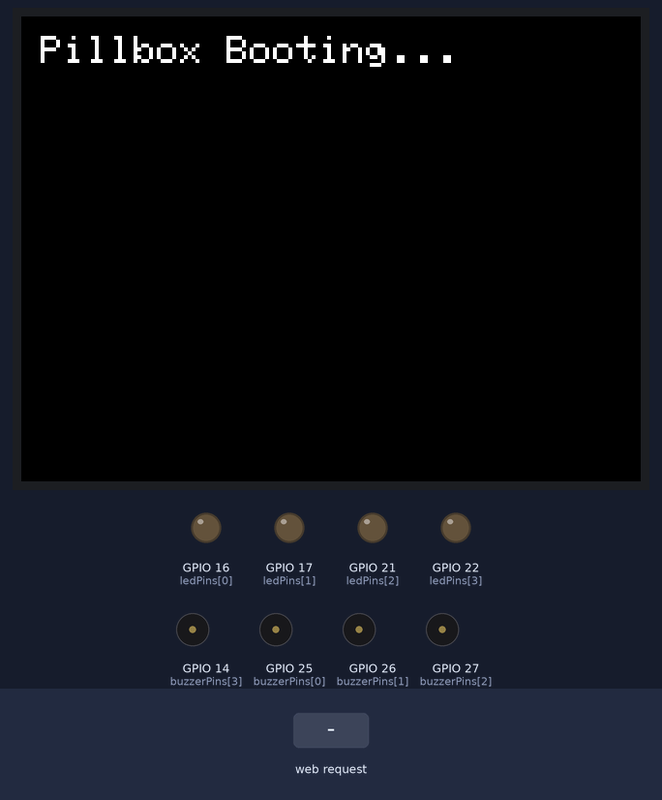
Simulated run of this sketch. Board: ESP32. Shown: 320×240 colour display, output pins drawn as LEDs (lit = HIGH), buzzer (waves = sounding, pin HIGH). The inputs (shaded band) are chosen by the test bench. WiFi joins after 1.5 s; servers stay silent unless stated; the local clock reads 2024-03-15 10:24:30 at power-on unless the sketch sets it; what the sketch prints to the serial monitor is not drawn.

Above: at 0.3 s.
At 3.2 s:
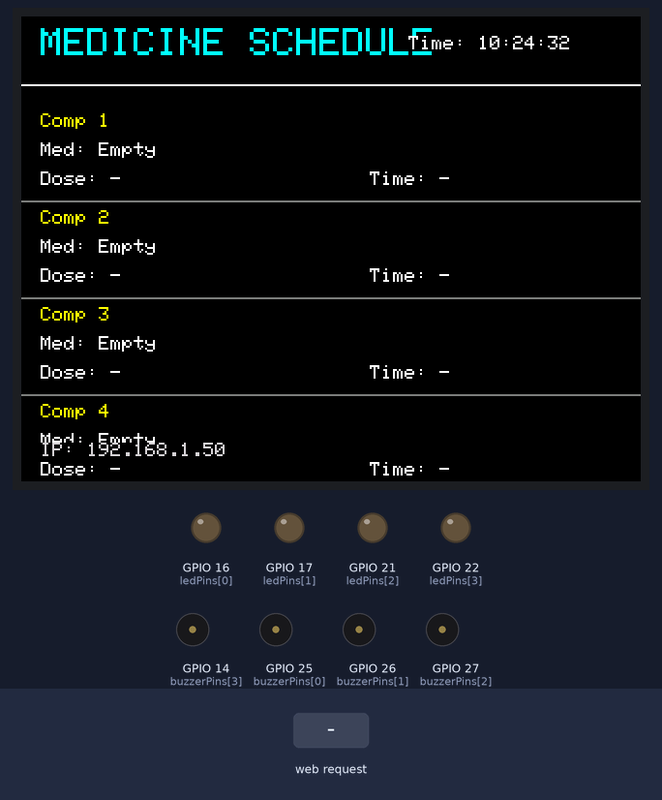
3.3 s: HTTP request GET /update?compartment=1&name=1&dosage=1 received
At 4.5 s:
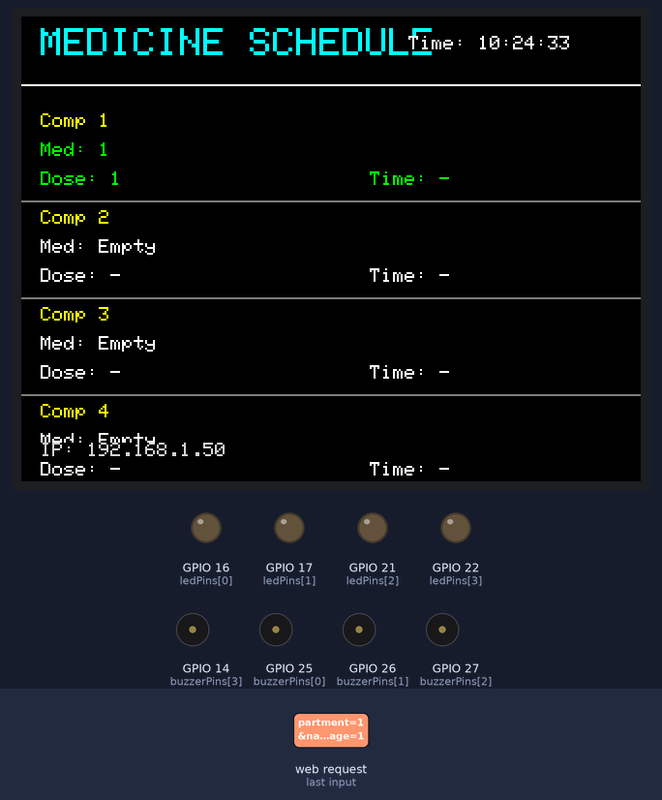
Timing chart, 0 to 6.3 s (numbered marks = the images above; inputs shaded):
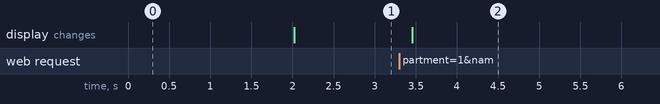

The sketch:

ESP32_TFT_Parallel_Final.ino
```cpp
/*
  ESP32 Pillbox - TFT_eSPI 8-bit parallel variant (corrected)
  - Requires editing TFT_eSPI's User_Setup.h to match your parallel pins
  - Important: avoid using boot-strapping pins for data or control lines
  - This sketch fixes rtc.adjust usage and avoids GPIO0/2/15 conflicts

  BEFORE USING: Review pin assignments below and change any pins that conflict
  with your board's boot straps. If your display does not support 8-bit mode,
  use the SPI variant instead.
*/

#include <WiFi.h>
#include <WebServer.h>
#include <TFT_eSPI.h>
#include <Wire.h>
#include <RTClib.h>

// WiFi - set before upload
const char* ssid = "YOUR_WIFI_SSID";
const char* password = "YOUR_WIFI_PASSWORD";

// NOTE: The TFT_eSPI library reads its pin mapping from User_Setup.h inside
// the TFT_eSPI library. You MUST update that file to match your wiring.
// The pins below are only used for documentation and for any direct GPIO
// that the sketch drives (LEDs/buzzers).

TFT_eSPI tft = TFT_eSPI();
RTC_DS3231 rtc;
WebServer server(80);

// Use boot-safe pins for LEDs/buzzers
const int ledPins[4]    = {16, 17, 21, 22};
const int buzzerPins[4] = {25, 26, 27, 14};

struct MedicineInfo { String name; String dosage; String time; bool active; bool triggeredToday; uint8_t lastTriggerDay; };
MedicineInfo medicines[4];

void sendJsonStatus(const char* status) {
  String json = "{\"status\":\"" + String(status) + "\",\"ip\":\"" + (WiFi.status()==WL_CONNECTED?WiFi.localIP().toString():WiFi.softAPIP().toString()) + "\"}";
  server.send(200, "application/json", json);
}

void setup() {
  Serial.begin(115200);
  for (int i=0;i<4;i++){ pinMode(ledPins[i], OUTPUT); pinMode(buzzerPins[i], OUTPUT); digitalWrite(ledPins[i], LOW); digitalWrite(buzzerPins[i], LOW); medicines[i].name="Empty"; medicines[i].dosage="-"; medicines[i].time="-"; medicines[i].active=false; }

  // TFT init - ensure you configured TFT_eSPI/User_Setup.h correctly
  tft.init(); tft.setRotation(1); tft.fillScreen(TFT_BLACK);
  tft.setTextColor(TFT_WHITE, TFT_BLACK); tft.setTextSize(2); tft.drawString("Pillbox Booting...", 10, 10);

  Wire.begin(21,22);
  if (!rtc.begin()) { Serial.println("RTC not found"); tft.setTextColor(TFT_YELLOW); tft.drawString("RTC not found!", 10, 40); }

  WiFi.mode(WIFI_STA); WiFi.begin(ssid, password); unsigned long start=millis(); while (WiFi.status()!=WL_CONNECTED && millis()-start<20000) delay(200);
  if (WiFi.status()==WL_CONNECTED) { tft.fillScreen(TFT_BLACK); tft.setTextColor(TFT_GREEN); tft.drawString("WiFi Connected",10,10); tft.setTextColor(TFT_WHITE); tft.drawString("IP: "+WiFi.localIP().toString(),10,40); } else { WiFi.mode(WIFI_AP); WiFi.softAP("Pillbox-Setup","12345678"); tft.setTextColor(TFT_YELLOW); tft.drawString("AP Mode Active",10,10); tft.drawString("IP: "+WiFi.softAPIP().toString(),10,40); }

  // API
  server.on("/", [](){ sendJsonStatus("ok"); });
  server.on("/status", [](){ sendJsonStatus("online"); });

  server.on("/update", [](){ if (!server.hasArg("compartment")||!server.hasArg("name")){ server.send(400,"text/plain","Missing params"); return;} int idx=server.arg("compartment").toInt()-1; if (idx<0||idx>3){ server.send(400,"text/plain","Invalid compartment"); return;} medicines[idx].name=server.arg("name"); medicines[idx].dosage=server.hasArg("dosage")?server.arg("dosage"):"-"; medicines[idx].time=server.hasArg("time")?server.arg("time"):"-"; medicines[idx].active=true; displayMedicineList(); server.send(200,"text/plain","OK"); });

  server.on("/compartment", [](){ if (!server.hasArg("num")||!server.hasArg("action")){ server.send(400,"text/plain","Missing params"); return;} int idx=server.arg("num").toInt()-1; if (idx<0||idx>3){ server.send(400,"text/plain","Invalid compartment"); return;} String action=server.arg("action"); if (action=="ON"){ digitalWrite(ledPins[idx], HIGH); digitalWrite(buzzerPins[idx], HIGH); displayAlert(idx); } else { digitalWrite(ledPins[idx], LOW); digitalWrite(buzzerPins[idx], LOW); displayMedicineList(); } server.send(200,"text/plain","OK"); });

  server.on("/sync-time", [](){ if (!server.hasArg("timestamp")){ server.send(400,"text/plain","Missing timestamp"); return;} unsigned long long ts=0; for (const char* p=server.arg("timestamp").c_str(); *p>='0' && *p<='9'; ++p) ts = ts*10ULL + (*p - '0'); if (ts==0){ server.send(400,"text/plain","Invalid time"); return;} uint32_t seconds = (uint32_t)(ts/1000ULL); if (!rtc.begin()){ server.send(500,"text/plain","RTC not available"); return; } rtc.adjust(DateTime(seconds)); server.send(200, "application/json", "{\"status\":\"synced\"}"); });

  server.onNotFound([](){ server.send(404, "text/plain", "Not Found"); });
  server.begin(); Serial.println("Server ready"); displayMedicineList();
}

void loop(){ server.handleClient(); checkScheduledReminders(); delay(50); }

void checkScheduledReminders(){ if (!rtc.begin()) return; DateTime now=rtc.now(); uint8_t day=now.day(); char buf[6]; snprintf(buf,sizeof(buf),"%02d:%02d", now.hour(), now.minute()); String currentTime=String(buf); for (int i=0;i<4;i++){ if (!medicines[i].active || medicines[i].time=="-"||medicines[i].time.length()<4) continue; if (medicines[i].lastTriggerDay!=day) { medicines[i].triggeredToday=false; medicines[i].lastTriggerDay=day; } if (!medicines[i].triggeredToday && medicines[i].time==currentTime){ digitalWrite(ledPins[i], HIGH); digitalWrite(buzzerPins[i], HIGH); displayAlert(i); medicines[i].triggeredToday=true; } } }

void displayMedicineList(){ tft.fillScreen(TFT_BLACK); tft.setTextSize(2); tft.setTextColor(TFT_CYAN, TFT_BLACK); tft.drawString("MEDICINE SCHEDULE",10,6); if (rtc.begin()){ DateTime now=rtc.now(); char buf[9]; snprintf(buf,sizeof(buf),"%02d:%02d:%02d", now.hour(), now.minute(), now.second()); tft.setTextSize(1); tft.setTextColor(TFT_WHITE, TFT_BLACK); tft.drawString("Time: "+String(buf),200,10); } tft.drawFastHLine(0,35,320,TFT_WHITE); int yPos=50; for (int i=0;i<4;i++){ tft.setTextSize(1); tft.setTextColor(TFT_YELLOW, TFT_BLACK); tft.drawString("Comp "+String(i+1),10,yPos); tft.setTextColor(medicines[i].active ? TFT_GREEN : TFT_WHITE, TFT_BLACK); tft.drawString("Med: "+medicines[i].name,10,yPos+15); tft.drawString("Dose: "+medicines[i].dosage,10,yPos+30); tft.drawString("Time: "+medicines[i].time,180,yPos+30); if (i<3) tft.drawFastHLine(0,yPos+45,320,TFT_DARKGREY); yPos+=50; } tft.setTextColor(TFT_LIGHTGREY, TFT_BLACK); String ip = WiFi.status()==WL_CONNECTED?WiFi.localIP().toString():WiFi.softAPIP().toString(); tft.drawString("IP: "+ip,10,220); }

void displayAlert(int compartment){ tft.fillScreen(TFT_RED); tft.setTextSize(3); tft.setTextColor(TFT_WHITE, TFT_RED); tft.drawString("TIME TO TAKE",20,40); tft.setTextSize(4); tft.drawString("MEDICINE!",40,90); tft.setTextSize(2); tft.drawString("Compartment: "+String(compartment+1),10,140); tft.drawString(medicines[compartment].name,10,170); tft.drawString(medicines[compartment].dosage,10,200); }
```

Measured:
- after the input at 3.3 s, the display: changes after 0.16 s (image 2)
